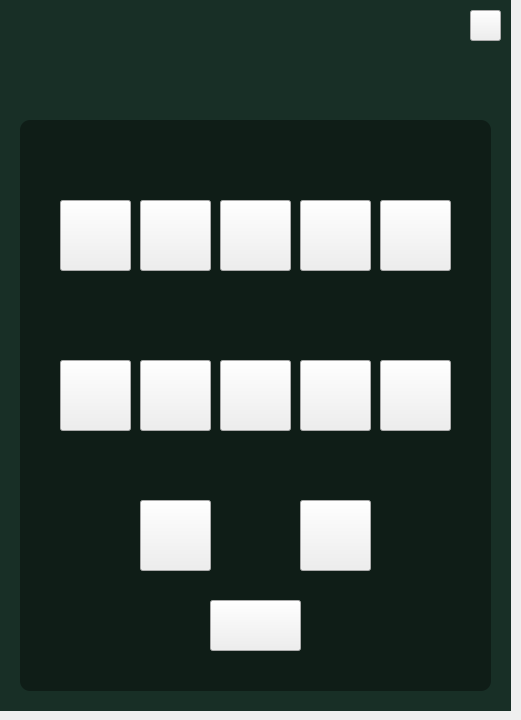
<?xml version="1.0" encoding="UTF-8"?>
<ui version="4.0">
 <class>Form</class>
 <widget class="QWidget" name="Form">
  <property name="geometry">
   <rect>
    <x>0</x>
    <y>0</y>
    <width>521</width>
    <height>720</height>
   </rect>
  </property>
  <property name="windowTitle">
   <string>Form</string>
  </property>
  <widget class="QLabel" name="background">
   <property name="geometry">
    <rect>
     <x>0</x>
     <y>0</y>
     <width>511</width>
     <height>711</height>
    </rect>
   </property>
   <property name="styleSheet">
    <string notr="true">background-color: rgb(24, 47, 38);</string>
   </property>
   <property name="text">
    <string/>
   </property>
  </widget>
  <widget class="QLabel" name="logoIcon">
   <property name="geometry">
    <rect>
     <x>63</x>
     <y>33</y>
     <width>391</width>
     <height>81</height>
    </rect>
   </property>
   <property name="styleSheet">
    <string notr="true">border-image: url(:/images/logo.png);</string>
   </property>
   <property name="text">
    <string/>
   </property>
  </widget>
  <widget class="QLabel" name="backgroundDark">
   <property name="geometry">
    <rect>
     <x>20</x>
     <y>120</y>
     <width>471</width>
     <height>571</height>
    </rect>
   </property>
   <property name="styleSheet">
    <string notr="true">background-color:rgba(0, 0, 0, 100);
border-radius:10px;
</string>
   </property>
   <property name="text">
    <string/>
   </property>
  </widget>
  <widget class="QLabel" name="returnIcon">
   <property name="geometry">
    <rect>
     <x>471</x>
     <y>8</y>
     <width>31</width>
     <height>31</height>
    </rect>
   </property>
   <property name="styleSheet">
    <string notr="true">border-image: url(:/images/return.png);</string>
   </property>
   <property name="text">
    <string/>
   </property>
  </widget>
  <widget class="QPushButton" name="onePlayerButton">
   <property name="geometry">
    <rect>
     <x>140</x>
     <y>200</y>
     <width>71</width>
     <height>71</height>
    </rect>
   </property>
   <property name="styleSheet">
    <string notr="true">image: url(:/images/one.png);</string>
   </property>
   <property name="text">
    <string/>
   </property>
  </widget>
  <widget class="QLabel" name="playersLabel">
   <property name="geometry">
    <rect>
     <x>160</x>
     <y>150</y>
     <width>191</width>
     <height>41</height>
    </rect>
   </property>
   <property name="styleSheet">
    <string notr="true">image: url(:/images/players.png);</string>
   </property>
   <property name="text">
    <string/>
   </property>
  </widget>
  <widget class="QPushButton" name="twoPlayersButton">
   <property name="geometry">
    <rect>
     <x>220</x>
     <y>200</y>
     <width>71</width>
     <height>71</height>
    </rect>
   </property>
   <property name="styleSheet">
    <string notr="true">image: url(:/images/two.png);</string>
   </property>
   <property name="text">
    <string/>
   </property>
  </widget>
  <widget class="QPushButton" name="zeroPlayersButton">
   <property name="geometry">
    <rect>
     <x>60</x>
     <y>200</y>
     <width>71</width>
     <height>71</height>
    </rect>
   </property>
   <property name="styleSheet">
    <string notr="true">image: url(:/images/zero.png);</string>
   </property>
   <property name="text">
    <string/>
   </property>
  </widget>
  <widget class="QPushButton" name="threePlayersButton">
   <property name="geometry">
    <rect>
     <x>300</x>
     <y>200</y>
     <width>71</width>
     <height>71</height>
    </rect>
   </property>
   <property name="styleSheet">
    <string notr="true">image: url(:/images/three.png);</string>
   </property>
   <property name="text">
    <string/>
   </property>
  </widget>
  <widget class="QPushButton" name="fourPlayersButton">
   <property name="geometry">
    <rect>
     <x>380</x>
     <y>200</y>
     <width>71</width>
     <height>71</height>
    </rect>
   </property>
   <property name="styleSheet">
    <string notr="true">image: url(:/images/four.png);</string>
   </property>
   <property name="text">
    <string/>
   </property>
  </widget>
  <widget class="QLabel" name="computersLabel">
   <property name="geometry">
    <rect>
     <x>140</x>
     <y>310</y>
     <width>231</width>
     <height>41</height>
    </rect>
   </property>
   <property name="styleSheet">
    <string notr="true">image: url(:/images/computers.png);</string>
   </property>
   <property name="text">
    <string/>
   </property>
  </widget>
  <widget class="QPushButton" name="zeroComputersButton">
   <property name="geometry">
    <rect>
     <x>60</x>
     <y>360</y>
     <width>71</width>
     <height>71</height>
    </rect>
   </property>
   <property name="styleSheet">
    <string notr="true">image: url(:/images/zero.png);</string>
   </property>
   <property name="text">
    <string/>
   </property>
  </widget>
  <widget class="QPushButton" name="oneComputerButton">
   <property name="geometry">
    <rect>
     <x>140</x>
     <y>360</y>
     <width>71</width>
     <height>71</height>
    </rect>
   </property>
   <property name="styleSheet">
    <string notr="true">image: url(:/images/one.png);</string>
   </property>
   <property name="text">
    <string/>
   </property>
  </widget>
  <widget class="QPushButton" name="fourComputersButton">
   <property name="geometry">
    <rect>
     <x>380</x>
     <y>360</y>
     <width>71</width>
     <height>71</height>
    </rect>
   </property>
   <property name="styleSheet">
    <string notr="true">image: url(:/images/four.png);</string>
   </property>
   <property name="text">
    <string/>
   </property>
  </widget>
  <widget class="QPushButton" name="threeComputersButton">
   <property name="geometry">
    <rect>
     <x>300</x>
     <y>360</y>
     <width>71</width>
     <height>71</height>
    </rect>
   </property>
   <property name="styleSheet">
    <string notr="true">image: url(:/images/three.png);</string>
   </property>
   <property name="text">
    <string/>
   </property>
  </widget>
  <widget class="QPushButton" name="twoComputersButton">
   <property name="geometry">
    <rect>
     <x>220</x>
     <y>360</y>
     <width>71</width>
     <height>71</height>
    </rect>
   </property>
   <property name="styleSheet">
    <string notr="true">image: url(:/images/two.png);</string>
   </property>
   <property name="text">
    <string/>
   </property>
  </widget>
  <widget class="QLabel" name="betsLabel">
   <property name="geometry">
    <rect>
     <x>146</x>
     <y>470</y>
     <width>61</width>
     <height>21</height>
    </rect>
   </property>
   <property name="styleSheet">
    <string notr="true">image: url(:/images/bets.png);</string>
   </property>
   <property name="text">
    <string/>
   </property>
  </widget>
  <widget class="QLabel" name="noBetsLabel">
   <property name="geometry">
    <rect>
     <x>298</x>
     <y>466</y>
     <width>81</width>
     <height>21</height>
    </rect>
   </property>
   <property name="styleSheet">
    <string notr="true">image: url(:/images/noBets.png);</string>
   </property>
   <property name="text">
    <string/>
   </property>
  </widget>
  <widget class="QLabel" name="nextIcon">
   <property name="geometry">
    <rect>
     <x>130</x>
     <y>570</y>
     <width>251</width>
     <height>111</height>
    </rect>
   </property>
   <property name="styleSheet">
    <string notr="true">image: url(:/images/next.png);</string>
   </property>
   <property name="text">
    <string/>
   </property>
  </widget>
  <widget class="QLabel" name="chipsIcon">
   <property name="geometry">
    <rect>
     <x>130</x>
     <y>497</y>
     <width>91</width>
     <height>81</height>
    </rect>
   </property>
   <property name="styleSheet">
    <string notr="true">image: url(:/images/chips.png);</string>
   </property>
   <property name="text">
    <string/>
   </property>
  </widget>
  <widget class="QLabel" name="noChipsIcon">
   <property name="geometry">
    <rect>
     <x>290</x>
     <y>497</y>
     <width>91</width>
     <height>81</height>
    </rect>
   </property>
   <property name="styleSheet">
    <string notr="true">image: url(:/images/noChips.png);</string>
   </property>
   <property name="text">
    <string/>
   </property>
  </widget>
  <widget class="QPushButton" name="betsButton">
   <property name="geometry">
    <rect>
     <x>140</x>
     <y>500</y>
     <width>71</width>
     <height>71</height>
    </rect>
   </property>
   <property name="styleSheet">
    <string notr="true">QPushButton { background-color: transparent; border: 0px };</string>
   </property>
   <property name="text">
    <string/>
   </property>
  </widget>
  <widget class="QPushButton" name="noBetsButton">
   <property name="geometry">
    <rect>
     <x>300</x>
     <y>500</y>
     <width>71</width>
     <height>71</height>
    </rect>
   </property>
   <property name="styleSheet">
    <string notr="true">QPushButton { background-color: transparent; border: 0px };</string>
   </property>
   <property name="text">
    <string/>
   </property>
  </widget>
  <widget class="QPushButton" name="nextButton">
   <property name="geometry">
    <rect>
     <x>210</x>
     <y>600</y>
     <width>91</width>
     <height>51</height>
    </rect>
   </property>
   <property name="styleSheet">
    <string notr="true">QPushButton { background-color: transparent; border: 0px };</string>
   </property>
   <property name="text">
    <string/>
   </property>
  </widget>
  <widget class="QPushButton" name="returnButton">
   <property name="geometry">
    <rect>
     <x>470</x>
     <y>10</y>
     <width>31</width>
     <height>31</height>
    </rect>
   </property>
   <property name="styleSheet">
    <string notr="true">QPushButton { background-color: transparent; border: 0px };</string>
   </property>
   <property name="text">
    <string/>
   </property>
  </widget>
  <zorder>background</zorder>
  <zorder>logoIcon</zorder>
  <zorder>returnIcon</zorder>
  <zorder>backgroundDark</zorder>
  <zorder>playersLabel</zorder>
  <zorder>zeroPlayersButton</zorder>
  <zorder>onePlayerButton</zorder>
  <zorder>fourPlayersButton</zorder>
  <zorder>threePlayersButton</zorder>
  <zorder>twoPlayersButton</zorder>
  <zorder>computersLabel</zorder>
  <zorder>zeroComputersButton</zorder>
  <zorder>oneComputerButton</zorder>
  <zorder>fourComputersButton</zorder>
  <zorder>threeComputersButton</zorder>
  <zorder>twoComputersButton</zorder>
  <zorder>betsLabel</zorder>
  <zorder>noBetsLabel</zorder>
  <zorder>nextIcon</zorder>
  <zorder>chipsIcon</zorder>
  <zorder>noChipsIcon</zorder>
  <zorder>betsButton</zorder>
  <zorder>noBetsButton</zorder>
  <zorder>nextButton</zorder>
  <zorder>returnButton</zorder>
 </widget>
 <resources>
  <include location="res.qrc"/>
 </resources>
 <connections/>
</ui>
